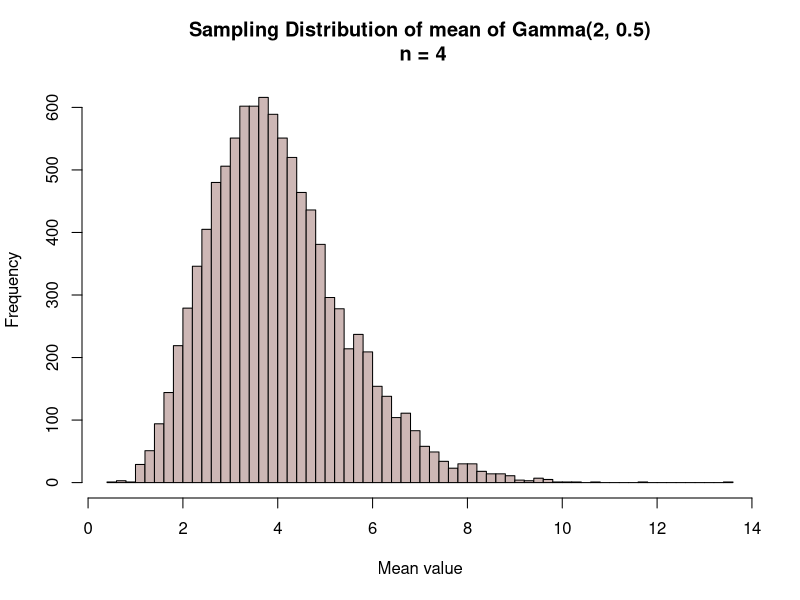
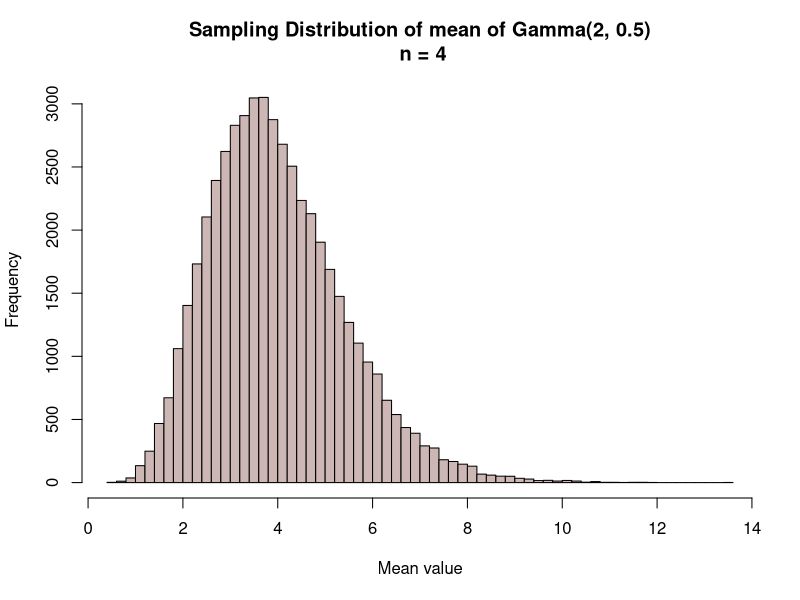
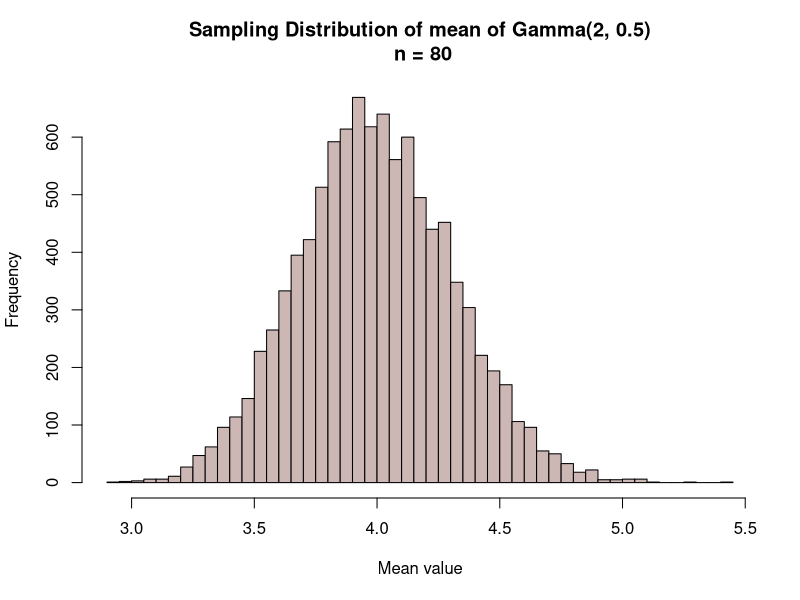
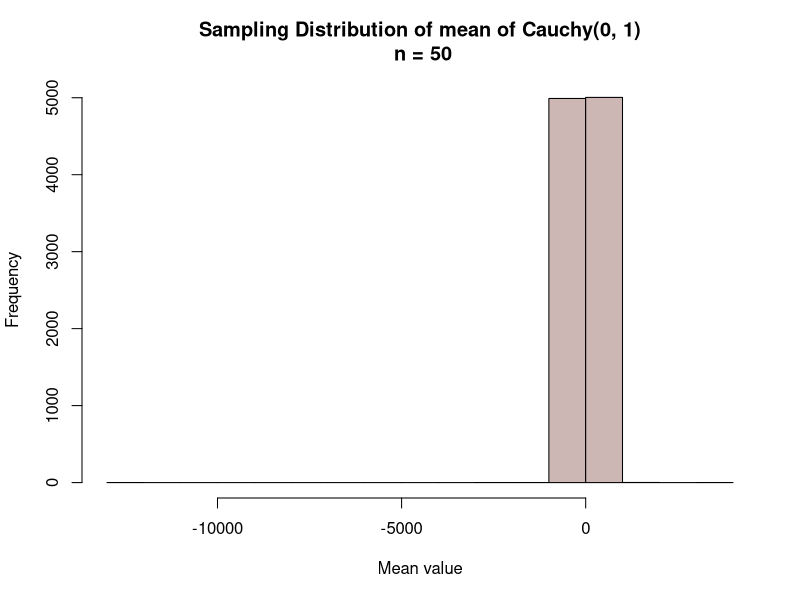
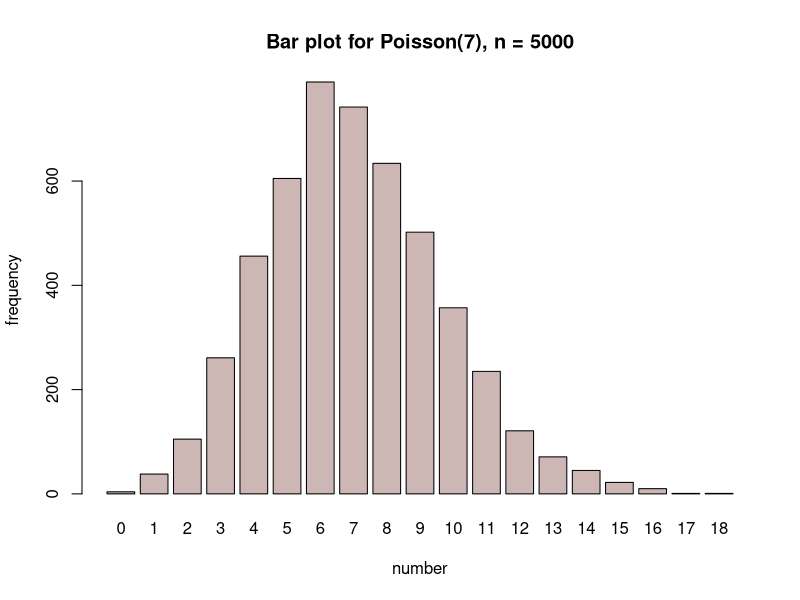
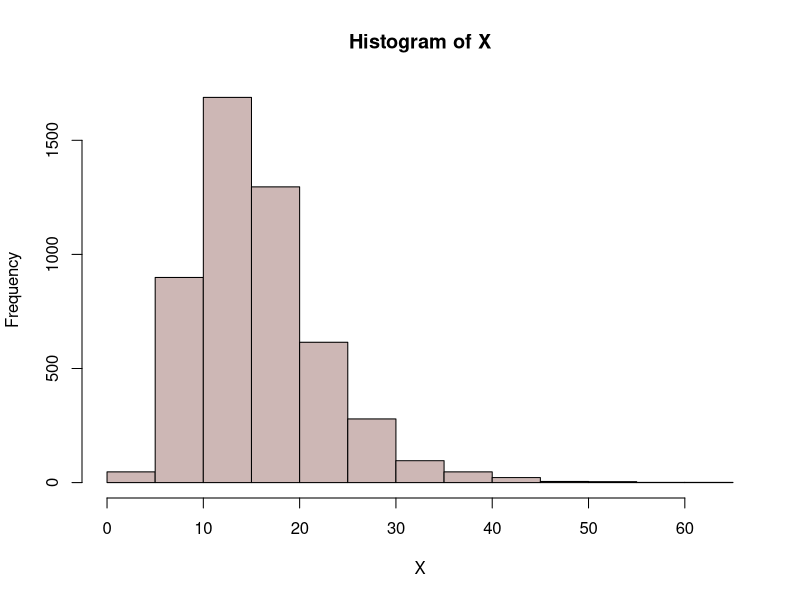

Write the R code that produced these figures, in order.
## ---- chunk 1
knitr::opts_chunk$set(echo = TRUE)
## ---- chunk 2
#Gamma(Alpha, Beta)
#Mu = alpha/beta
#Sigma^2 = alpha/beta^2

set.seed(333)
N.mc <- 10000
sample.size <- 4
xbar_vector <- c() 

for (i in 1:N.mc) {
  samp <- rgamma(sample.size, 2, 0.5)
  
  #Finding mean of every sample and then putting all means in the vector
  xbar <- mean(samp)
  xbar_vector[i] <- xbar
}

hist(xbar_vector, 
     main = "Sampling Distribution of mean of Gamma(2, 0.5)\n n = 4",
     xlab = "Mean value",
     col = "mistyrose3",
     breaks = 50)
## ---- chunk 3
set.seed(333)
N.mc <- 50000
sample.size <- 4
xbar_vector <- c() 

for (i in 1:N.mc) {
  samp <- rgamma(sample.size, 2, 0.5)
  
  #Finding mean of every sample and then putting all means in the vector
  xbar <- mean(samp)
  xbar_vector[i] <- xbar
}

hist(xbar_vector, 
     main = "Sampling Distribution of mean of Gamma(2, 0.5)\n n = 4",
     xlab = "Mean value",
     col = "mistyrose3",
     breaks = 50)
## ---- chunk 4
set.seed(333)
N.mc <- 10000
sample.size <- 80
xbar_vector <- c() 

for (i in 1:N.mc) {
  samp <- rgamma(sample.size, 2, 0.5)
  
  #Finding mean of every sample and then putting all means in the vector
  xbar <- mean(samp)
  xbar_vector[i] <- xbar
}

hist(xbar_vector, 
     main = "Sampling Distribution of mean of Gamma(2, 0.5)\n n = 80",
     xlab = "Mean value",
     col = "mistyrose3",
     breaks = 50)
## ---- chunk 5
alpha <- 2
beta <- 0.5
N <-  80

# true vs sample mean/std
alpha/beta
mean(xbar_vector)

alpha/beta^2/ N
var(xbar_vector)
## ---- chunk 6
# replicate function

cauchy_clt <- function(n){
  samp <- rcauchy(n)
  xbar <- mean(samp)
  return(xbar)
}

# replicate(repetitions, function)
xbar_vector <- replicate(10000, cauchy_clt(50))
hist(xbar_vector, 
     main = "Sampling Distribution of mean of Cauchy(0, 1)\n n = 50",
     xlab = "Mean value",
     col = "mistyrose3")
## ---- chunk 7
set.seed(333)

pois.samp <-  rpois(5000,7)
barplot <- barplot(table(pois.samp),
                   main = "Bar plot for Poisson(7), n = 5000",
                   xlab = "number",
                   ylab = "frequency",
                   col = "mistyrose3")
## ---- chunk 8
pMean <- mean(pois.samp)
pVar <- var(pois.samp)

print(pMean)
print(pVar)
## ---- chunk 9
# A is normal, B is Chi-Squared, C is exponential

# Expectation of A,B,C
Expecation_A <- 6
Expecation_B <- 5
Expecation_C <- 1/10

# Expectation of X
Expecation_X <- Expecation_A + 2*Expecation_B - 3*Expecation_C
Expecation_X

# Variance of A,B,C
var_A <- 2^2
var_B <- 2*5
var_C <- 1/(10^2)

# Variance of X
var_X <- var_A + 4*var_B + 9*var_C
var_X
## ---- chunk 10
set.seed(12345)

A <- rnorm(5000, 6, 2)
B <- rchisq(5000, 5)
C <- rexp(5000, 10)

# Simulating X
X <- A + 2*B - 3*C


hist(X,
     main = "Histogram of X",
     col = "mistyrose3")


sample_mean <- mean(X)
sample_mean


sample_var <- var(X)
sample_var
## ---- chunk 11
pA <- pnorm(3.5, mean = 6, sd = 2)
pA
## ---- chunk 12
less_than_3_5 <- sum(A < 3.5)

pA2 <- less_than_3_5/length(A) 
pA2
## ---- chunk 13
greater_than_10 <- sum(X > 10)

pX <- greater_than_10/length(X) 
pX
